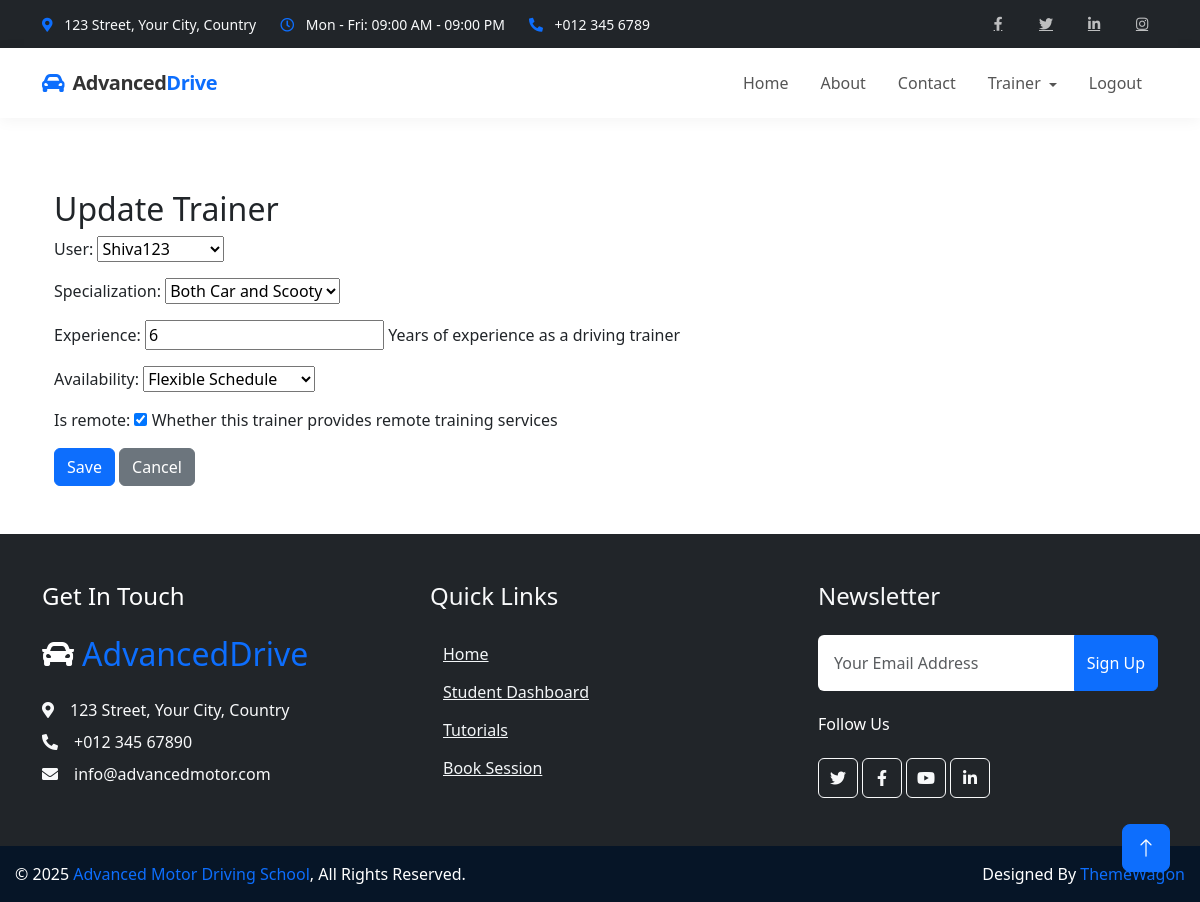
Screenshot of /trainer/1/update/ (signed in) with the database file from the repository.
### trainers/models.py (models this page shows, shortened)
class Trainer(models.Model):
    user = models.OneToOneField(
        settings.AUTH_USER_MODEL,
        on_delete=models.CASCADE,
        related_name='driving_trainer_profile'
    )
    SPECIALIZATION_CHOICES = [
        ('CAR', 'Car'),
        ('SCOOTY', 'Scooty'),
        ('BOTH', 'Both Car and Scooty'),
        ('OTHER', 'Other')
    ]
    specialization = models.CharField(
        max_length=10,
        choices=SPECIALIZATION_CHOICES,
        default='BOTH'
    )
    experience = models.PositiveIntegerField(
        validators=[MinValueValidator(0)],
        default=0,
        help_text="Years of experience as a driving trainer"
    )
    AVAILABILITY_CHOICES = [
        ('WEEKDAY', 'Weekdays Only'),
        ('WEEKEND', 'Weekends Only'),
        ('MORNING', 'Morning Shifts Only'),
        ('EVENING', 'Evening Shifts Only'),
        ('FLEXIBLE', 'Flexible Schedule'),
        ('CUSTOM', 'Custom Schedule')
    ]
    availability = models.CharField(
        max_length=10,
        choices=AVAILABILITY_CHOICES,
        default='FLEXIBLE'
    )
    is_remote = models.BooleanField(
        default=False,
        help_text="Whether this trainer provides remote training services"
    )
    service_area = models.CharField(
        max_length=255,
        blank=True,
        null=True,
        help_text="Geographic areas where remote training is available"
    )
    max_students = models.PositiveIntegerField(
        default=10,
        validators=[MinValueValidator(1)],
        help_text="Maximum number of students this trainer can handle at once"
    )
    date_joined = models.DateField(
        default=timezone.now,
        help_text="Date when the trainer joined the driving school"
    )
    license_number = models.CharField(
        max_length=50,
        blank=True,
        null=True,
        help_text="Trainer's driving license number"
    )
    notes = models.TextField(
        blank=True,
        null=True,
        help_text="Additional notes about the trainer"
    )
    is_active = models.BooleanField(
        default=True,
        help_text="Whether this trainer is currently active"
    )
    class Meta:
        ordering = ['-experience', 'user__last_name']

### trainers/views.py (the view)
# urls.py: path('<int:trainer_id>/update/', views.trainer_update, name='trainer_update'),
@login_required
def trainer_update(request, trainer_id):
    trainer = get_object_or_404(Trainer, id=trainer_id)
    if request.method == 'POST':
        form = TrainerForm(request.POST, instance=trainer)
        if form.is_valid():
            form.save()
            messages.success(request, 'Trainer updated successfully.')
            return redirect('trainers:trainer_detail', trainer_id=trainer.id)
    else:
        form = TrainerForm(instance=trainer)
    return render(request, 'trainers/trainer_form.html', {'form': form, 'trainer': trainer, 'action': 'Update'})

### trainers/forms.py
class TrainerForm(forms.ModelForm):
    class Meta:
        model = Trainer
        fields = ['user', 'specialization', 'experience', 'availability', 'is_remote']

### trainers/templates/trainers/trainer_form.html (shortened to what this page needs)
{% extends 'base.html' %}
{% block content %}
<div class="container mt-4">
    <h2>{{ action }} Trainer</h2>
    <form method="post">
        <div class="form-group">
            {{ form.as_p }}
        </div>
        <button type="submit" class="btn btn-primary">Save</button>
        <a href="{% url 'trainers:trainer_list' %}" class="btn btn-secondary">Cancel</a>
    </form>
</div>
{% endblock %}

### static/css/style.css (style rules this page uses)
:root { --primary: #F3BD00; --secondary: #757575; --light: #F3F6F8; --dark: #0C2B4B; }
.btn { font-weight: 500; transition: .5s; }
.btn.btn-primary, .btn.btn-outline-primary:hover { color: #FFFFFF; }

### templates/base.html (style rules this page uses)
html, body { height: 100%; margin: 0; padding: 0; display: flex; flex-direction: column; }

### rows the page displays
Trainer: user "Shiva123", specialization "Both Car and Scooty", experience "6", availability "Flexible Schedule", is_remote "☑"

### other values shown
{{ action }} "Update"
